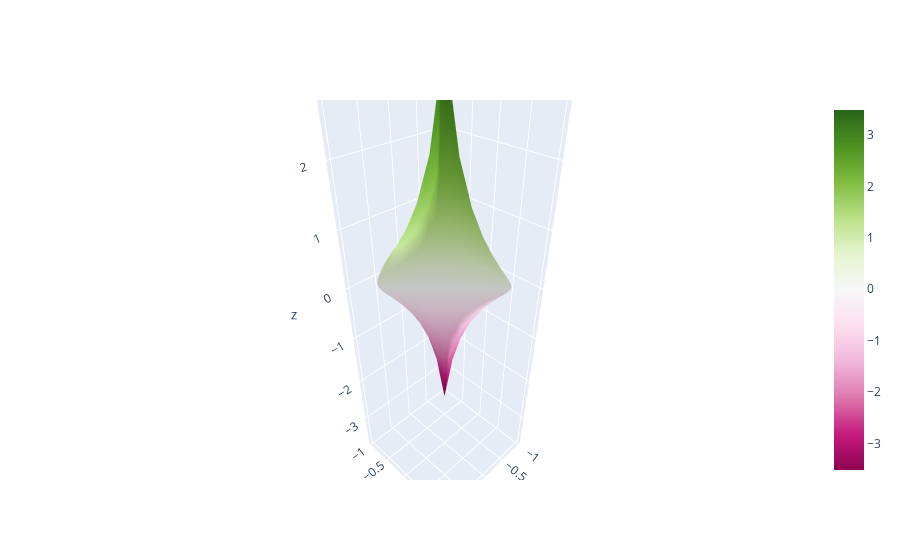

Notebook code for this chart:
### Code cell
plot_data = [
    plotly.graph_objects.Mesh3d(
                                x=global_x, 
                                y=global_y,
                                z=global_z,
                                intensity=global_z
                                )        
    ]
fig = plotly.graph_objects.Figure(data=plot_data)
fig.update_layout()

### Figure 1 — Plotly figure (JSON) as saved in the notebook; plotly's stock layout.template omitted (floating-point values rounded to 4 significant figures; data arrays with more than 128 entries replaced by an {"elided": "..."} marker saying what was removed)
{"data": [{"intensity": {"elided": "1200 float values"}, "type": "mesh3d", "x": {"elided": "1200 float values"}, "y": {"elided": "1200 float values"}, "z": {"elided": "1200 float values"}}], "layout": {}}
